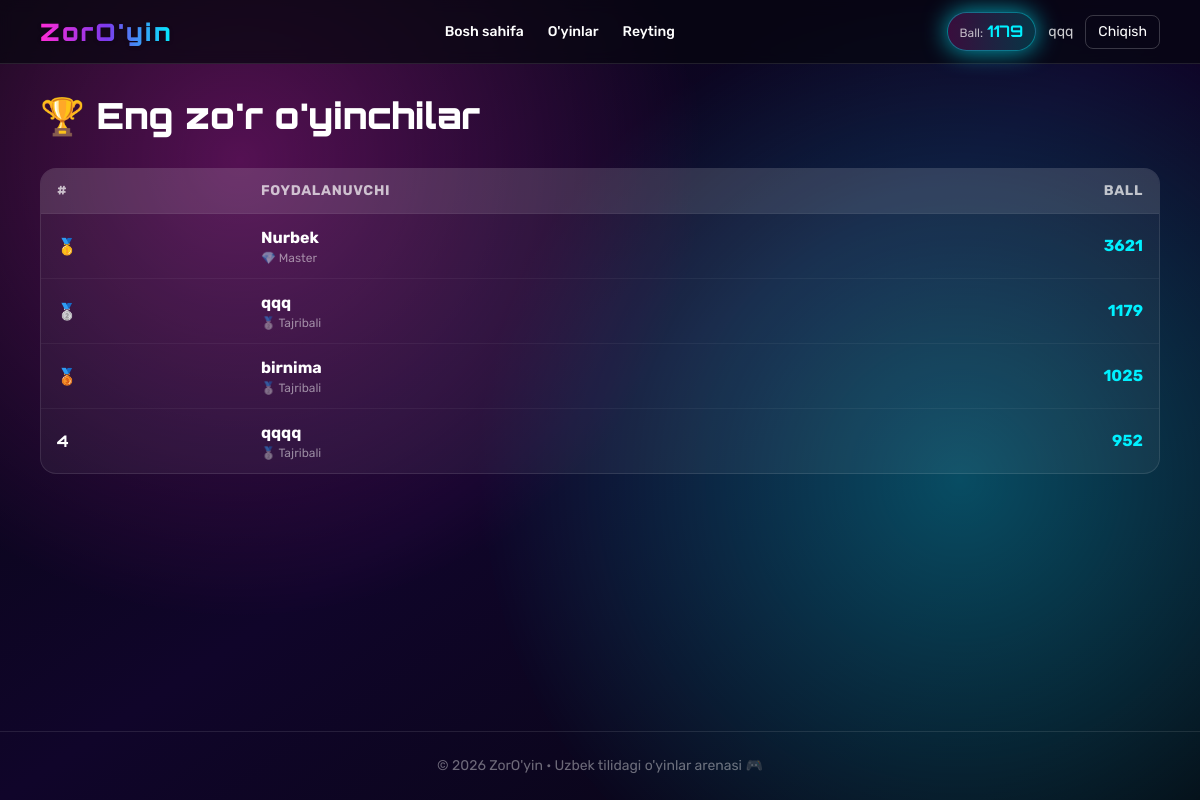
/leaderboard (signed in), run on the app's committed database.
### app/models.py (models this page shows, shortened)
class User(UserMixin, db.Model):
    __tablename__ = "users"
    id = db.Column(db.Integer, primary_key=True)
    username = db.Column(db.String(64), unique=True, nullable=False, index=True)
    email = db.Column(db.String(120), unique=True, nullable=False, index=True)
    password_hash = db.Column(db.String(255), nullable=False)
    points = db.Column(db.Integer, default=0, nullable=False)
    created_at = db.Column(db.DateTime, default=datetime.utcnow)
    scores = db.relationship("Score", backref="user", lazy=True, cascade="all,delete-orphan")
    @property
    def rank_title(self):
        p = self.points
        if p >= 10000: return "🚀 ZorO'yin Afsonasi"
        if p >= 5000: return "👑 Chempion"
        if p >= 3000: return "💎 Master"
        if p >= 1500: return "🥇 Professional"
        if p >= 800: return "🥈 Tajribali"
        if p >= 300: return "🥉 Havaskor"
        return "🌱 Yangi o'yinchi"

### app/main/routes.py (the view)
@main_bp.route("/leaderboard")
def leaderboard():
    top = User.query.order_by(User.points.desc()).limit(50).all()
    return render_template("leaderboard.html", users=top)

### app/__init__.py (called while the page is built)
def create_app(config_class=Config):
    app = Flask(__name__)
    app.config.from_object(config_class)
    db.init_app(app)
    login_manager.init_app(app)
    from app.auth import auth_bp
    from app.main import main_bp
    from app.games import games_bp
    app.register_blueprint(auth_bp, url_prefix="/auth")
    app.register_blueprint(main_bp)
    app.register_blueprint(games_bp, url_prefix="/games")
    from app.models import User
    @login_manager.user_loader
    def load_user(uid):
        return User.query.get(int(uid))
    with app.app_context():
        db.create_all()
    return app

### app/templates/leaderboard.html
{% extends "base.html" %}
{% block content %}
<h1 class="font-display text-4xl font-black mb-8">🏆 Eng zo'r o'yinchilar</h1>
<div class="rounded-2xl border border-white/10 overflow-hidden bg-white/5">
  <table class="w-full text-left">
    <thead class="bg-white/10 text-sm uppercase tracking-wider text-white/70">
      <tr><th class="px-4 py-3">#</th><th class="px-4 py-3">Foydalanuvchi</th><th class="px-4 py-3 text-right">Ball</th></tr>
    </thead>
    <tbody>
    {% for u in users %}
      <tr class="border-t border-white/5 hover:bg-white/5">
        <td class="px-4 py-3 font-display font-bold
          {% if loop.index==1 %}text-neon-yellow{% elif loop.index==2 %}text-neon-cyan{% elif loop.index==3 %}text-neon-pink{% endif %}">
          {% if loop.index==1 %}🥇{% elif loop.index==2 %}🥈{% elif loop.index==3 %}🥉{% else %}{{ loop.index }}{% endif %}
        </td>
        <td class="px-4 py-3">
          <div class="font-bold">{{ u.username }}</div>
          <div class="text-xs text-white/50">{{ u.rank_title }}</div>
        </td>
        <td class="px-4 py-3 text-right font-bold text-neon-cyan">{{ u.points }}</td>
      </tr>
    {% else %}
      <tr><td colspan="3" class="px-4 py-8 text-center text-white/50">Hali o'yinchilar yo'q. Birinchi bo'l!</td></tr>
    {% endfor %}
    </tbody>
  </table>
</div>
{% endblock %}

### app/templates/base.html (shortened to what this page needs)
<!DOCTYPE html>
<html lang="uz">
<head>
<script src="https://cdn.tailwindcss.com"></script>
<link rel="stylesheet" href="{{ url_for('static', filename='css/style.css') }}">
</head>
<body class="font-body bg-bg-900 text-white min-h-screen flex flex-col">
<div class="fixed inset-0 -z-10 bg-gradient-to-br from-bg-900 via-[#10052a] to-bg-900"></div>
<div class="fixed inset-0 -z-10 opacity-30 bg-[radial-gradient(circle_at_20%_20%,#ff2bd6_0%,transparent_40%),radial-gradient(circle_at_80%_60%,#00f0ff_0%,transparent_45%)]"></div>
<header class="border-b border-white/10 backdrop-blur sticky top-0 z-50 bg-bg-900/70">
  <div class="max-w-6xl mx-auto px-4 py-3 flex items-center justify-between gap-3">
    <a href="{{ url_for('main.index') }}" class="font-display font-black text-2xl tracking-widest bg-gradient-to-r from-neon-pink via-neon-purple to-neon-cyan bg-clip-text text-transparent drop-shadow">
    </a>
    <nav class="hidden md:flex gap-6 text-sm font-medium">
      <a href="{{ url_for('main.index') }}" class="hover:text-neon-cyan transition">Bosh sahifa</a>
      {% if current_user.is_authenticated %}
        <a href="{{ url_for('main.dashboard') }}" class="hover:text-neon-cyan transition">O'yinlar</a>
      {% endif %}
      <a href="{{ url_for('main.leaderboard') }}" class="hover:text-neon-cyan transition">Reyting</a>
    </nav>
    <div class="flex items-center gap-3">
      {% if current_user.is_authenticated %}
        <div class="px-3 py-1.5 rounded-full bg-gradient-to-r from-neon-pink/20 to-neon-cyan/20 border border-neon-cyan/40 shadow-cyan">
          <span class="text-xs text-white/70">Ball:</span>
          <span class="font-display font-bold text-neon-cyan">{{ current_user.points }}</span>
        </div>
        <span class="hidden sm:inline text-sm text-white/80">{{ current_user.username }}</span>
        <a href="{{ url_for('auth.logout') }}" class="text-sm px-3 py-1.5 rounded-lg border border-white/20 hover:border-neon-pink hover:text-neon-pink transition">Chiqish</a>
      {% else %}
        <a href="{{ url_for('auth.login') }}" class="text-sm hover:text-neon-cyan">Kirish</a>
        <a href="{{ url_for('auth.register') }}" class="text-sm px-3 py-1.5 rounded-lg bg-gradient-to-r from-neon-pink to-neon-purple shadow-pink hover:scale-105 transition">Ro'yxatdan o'tish</a>
      {% endif %}
    </div>
  </div>
</header>
<main class="flex-1 max-w-6xl w-full mx-auto px-4 py-8">
  {% block content %}{% endblock %}
</main>
<footer class="border-t border-white/10 py-6 text-center text-sm text-white/40">
  © 2026 ZorO'yin · Uzbek tilidagi o'yinlar arenasi 🎮
</footer>
</body>
</html>

### app/static/css/style.css (style rules this page uses)
body { -webkit-font-smoothing: antialiased; }

### data on the page
User: points "1179", username "qqq", rank_title "🥈 Tajribali"
User: username "Nurbek", rank_title "💎 Master", points "3621"
User: username "birnima", rank_title "🥈 Tajribali", points "1025"
User: username "qqqq", rank_title "🥈 Tajribali", points "952"
